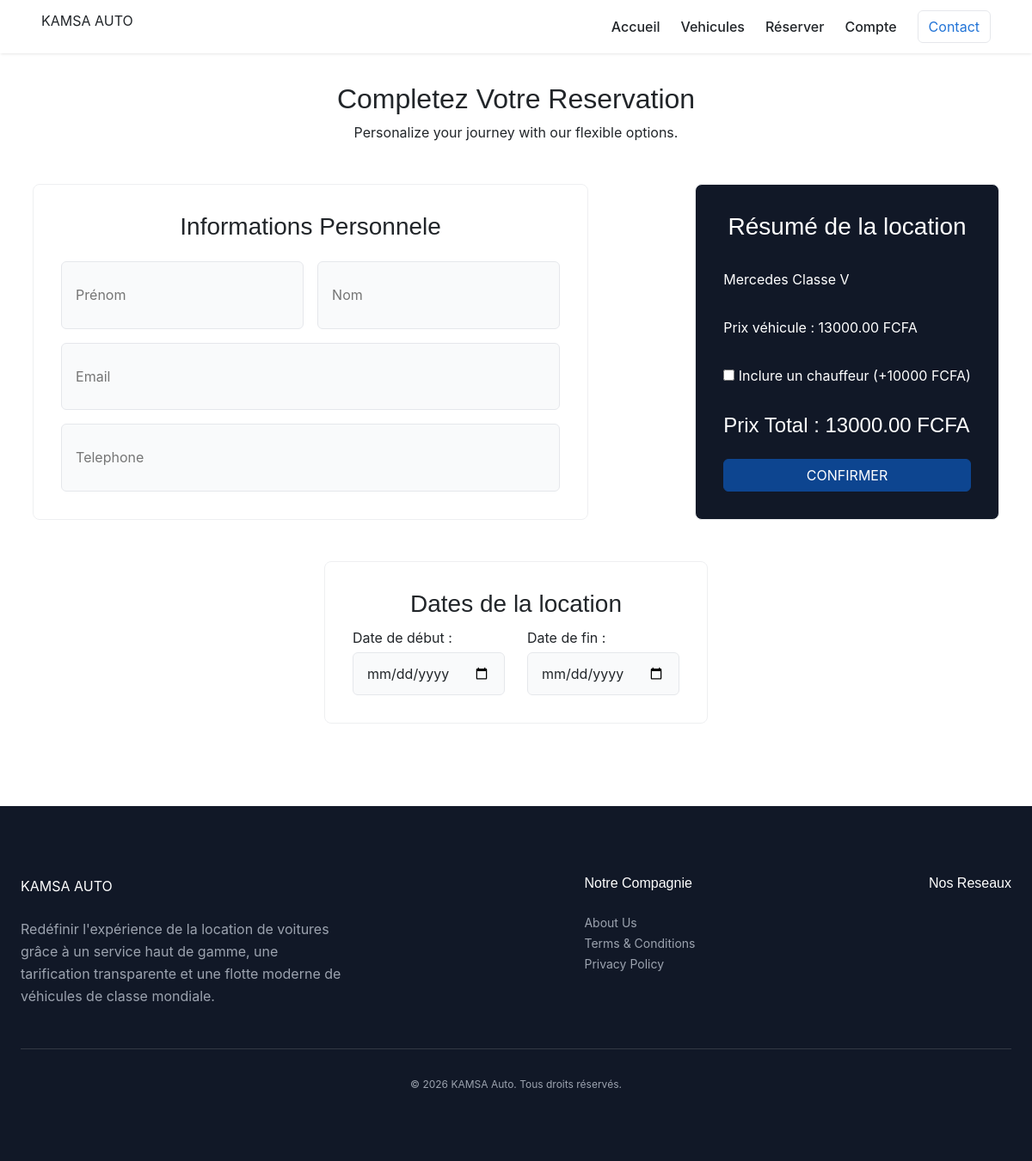
The page /reservation/5/ (signed in) on the database its author committed.
### Kamsa_auto/models.py (models this page shows, shortened)
class Vehicule(models.Model):
    CATEGORIE_CHOICES = [
        ('economique', 'Économique'),
        ('suv', 'SUV et 4x4'),
        ('utilitaire', 'Utilitaires'),
        ('luxe', 'Luxe'),
    ]
    nom = models.CharField(max_length=100)
    marque = models.CharField(max_length=100)
    prix_par_jour = models.DecimalField(max_digits=10, decimal_places=2)
    disponible = models.BooleanField(default=True)
    categorie = models.CharField(max_length=20, choices=CATEGORIE_CHOICES, default='economique')
    description = models.CharField(max_length=100)
    image = models.ImageField(upload_to='vehicules/', blank=True, null=True)

### Kamsa_auto/views.py (the view)
# urls.py: path('reservation/<int:vehicule_id>/', views.reservation_vehicule, name='reservation_vehicule'),
@login_required
def reservation_vehicule(request, vehicule_id):
    vehicule = get_object_or_404(Vehicule, id=vehicule_id)
    if request.method == 'POST':
        form = ReservationForm(request.POST)
        if form.is_valid():
            reservation = form.save(commit=False)
            reservation.user = request.user
            reservation.vehicule = vehicule
            delta_jours = (reservation.date_fin - reservation.date_debut).days
            if delta_jours <= 0:
                delta_jours = 1 # Sécurité au cas où c'est la même journée
            total = vehicule.prix_par_jour * delta_jours
            avec_chauffeur = "chauffeur" in request.POST
            reservation.inclut_chauffeur = avec_chauffeur
            if avec_chauffeur:
                total += 10000  # Option forfaitaire ou (10000 * delta_jours) selon votre choix
            reservation.prix_total = total
            overlapping = Reservation.objects.filter(
                vehicule=vehicule,
                date_debut__lt=reservation.date_fin,
                date_fin__gt=reservation.date_debut
            )
            if overlapping.exists():
                form.add_error(None, "Ce véhicule est déjà réservé pour ces dates.")
            else:
                reservation.save()
                return redirect('booking_success') # Assurez-vous que cette URL existe
        else:
            print(form.errors)
    else:
        form = ReservationForm()
    return render(request, 'reservation.html', {
        'form': form,
        'vehicule': vehicule
    })

### Kamsa_auto/forms.py (shortened to what this page needs)
class ReservationForm(forms.ModelForm):
    class Meta:
        model = Reservation
        fields = ['date_debut', 'date_fin']

### Kamsa_auto/templates/reservation.html (shortened to what this page needs)
{% extends 'base.html' %}
{% load static %}
{% block content %}
<section class="page fade-in">
        <div class="titre">
            <h2 class="">Completez Votre Reservation</h2>
            <p class="">Personalize your journey with our flexible options.</p>
        </div>
        <form method="POST" class="corps">
            <div class="information">
                <div class="padding-redius">
                    <h3 class="">Informations Personnele</h3>
                </div>
                <div class="flex-div">
                    <input type="text" name="prenom" value="{{ user.first_name }}"  placeholder="Prénom" class="form-input">
                    <input type="text" name="nom" value="{{ user.last_name }}"placeholder="Nom" class="form-input">
                </div>
                <input type="email" name="email" value="{{ user.email }}" placeholder="Email" class="form-input">
                <input type="tel" name="telephone" value="{{ user.client.telephone }}" placeholder="Telephone" class="form-input">
            </div>
            <div class="information" style="background-color: var(--brand-dark);">
                <h3 class="text-white">Résumé de la location</h3>
                <p class="text-white">{{ vehicule.marque }} {{ vehicule.nom }}</p>
                <p class="text-white">Prix véhicule : {{ vehicule.prix_par_jour }} FCFA</p>
                <label class="text-white">
                    <input name="chauffeur" type="checkbox" id="chauffeurCheckbox">
                    Inclure un chauffeur (+10000 FCFA)
                </label>
                <h4 class="text-white mt-3">
                    Prix Total : <span id="prixTotal" data-prix="{{ vehicule.prix_par_jour }}"> {{ vehicule.prix_par_jour }}</span> FCFA
                </h4>
                <button type="submit" class="btn btn-custom">
                    CONFIRMER
                </button>
            </div>
            <div class="information">
                <h3 class="padding-redius">Dates de la location</h3>
                <div class="flex-div">
                    <div style="flex: 1; margin-right: 10px;">
                        <label for="date_debut" style="display: block; margin-bottom: 5px;">Date de début :</label>
                        <input type="date" id="date_debut" name="date_debut" class="form-input" required>
                    </div>
                    <div style="flex: 1;">
                        <label for="date_fin" style="display: block; margin-bottom: 5px;">Date de fin :</label>
                        <input type="date" id="date_fin" name="date_fin" class="form-input" required>
                    </div>
                </div>
            </div>
        </form>
</section>
{% endblock %}

### rows shown on the page
Vehicule: marque "Mercedes", nom "Classe V", prix_par_jour "13000.00"
